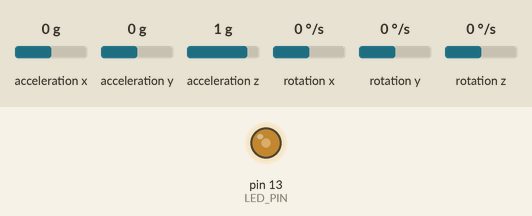
A sketch run on a simulated Arduino Uno, built with avr-gcc and run on an emulated ATmega328P. Shown: output pins drawn as LEDs (lit = HIGH). Inputs (shaded band) come from the test bench; at power-on: acceleration y 0 g, acceleration x 0 g, acceleration z 1 g, rotation x 0 °/s, rotation y 0 °/s, rotation z 0 °/s. What the sketch prints to the serial monitor is not drawn.

Above: at 1.2 s.
1.3 s: acceleration y set to 0.8 g
4.3 s: acceleration x set to -1.4 g
6.0 s: acceleration z set to 0 g
9.0 s: acceleration z set to -1.4 g
10.5 s: acceleration y set to -1.4 g
At 13.3 s:
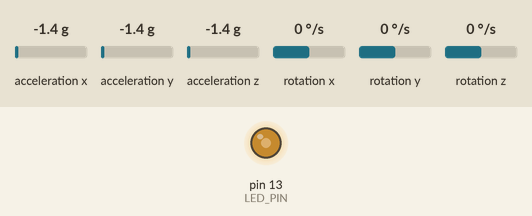
13.5 s: rotation x set to 6 °/s
16.5 s: rotation x set to 9 °/s
At 16.9 s:
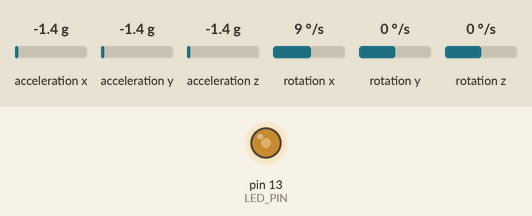
Timing chart, 0 to 20.5 s (numbered marks = the images above; inputs shaded):
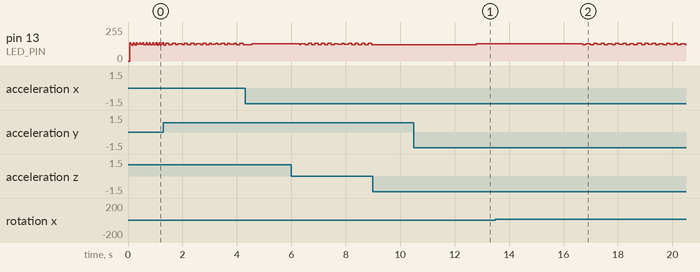

Measured:
- after the input at 9.0 s, pin 13 (LED_PIN): stops changing and stays 123/255
- after the input at 10.5 s, pin 13 (LED_PIN): 123/255 → 129/255 after 2.3 s
- after the input at 16.5 s, pin 13 (LED_PIN): 129/255 → 123/255 after 0.21 s, → 130/255 0.12 s later, → 122/255 0.16 s later, → 132/255 0.12 s later, … (29 changes in this stretch)

The sketch:

MPU6050_test_code_ino.ino
```cpp
// I2C device class (I2Cdev) demonstration Arduino sketch for MPU6050 class
// 10/7/2011 by Jeff Rowberg <jeff@rowberg.net>
// Updates should (hopefully) always be available at https://github.com/jrowberg/i2cdevlib
//
// Changelog:
//      2013-05-08 - added multiple output formats
//                 - added seamless Fastwire support
//      2011-10-07 - initial release

/* ============================================
I2Cdev device library code is placed under the MIT license
Copyright (c) 2011 Jeff Rowberg

Permission is hereby granted, free of charge, to any person obtaining a copy
of this software and associated documentation files (the "Software"), to deal
in the Software without restriction, including without limitation the rights
to use, copy, modify, merge, publish, distribute, sublicense, and/or sell
copies of the Software, and to permit persons to whom the Software is
furnished to do so, subject to the following conditions:

The above copyright notice and this permission notice shall be included in
all copies or substantial portions of the Software.

THE SOFTWARE IS PROVIDED "AS IS", WITHOUT WARRANTY OF ANY KIND, EXPRESS OR
IMPLIED, INCLUDING BUT NOT LIMITED TO THE WARRANTIES OF MERCHANTABILITY,
FITNESS FOR A PARTICULAR PURPOSE AND NONINFRINGEMENT. IN NO EVENT SHALL THE
AUTHORS OR COPYRIGHT HOLDERS BE LIABLE FOR ANY CLAIM, DAMAGES OR OTHER
LIABILITY, WHETHER IN AN ACTION OF CONTRACT, TORT OR OTHERWISE, ARISING FROM,
OUT OF OR IN CONNECTION WITH THE SOFTWARE OR THE USE OR OTHER DEALINGS IN
THE SOFTWARE.
===============================================
*/

// I2Cdev and MPU6050 must be installed as libraries, or else the .cpp/.h files
// for both classes must be in the include path of your project
#include "I2Cdev.h"
#include "MPU6050.h"

// Arduino Wire library is required if I2Cdev I2CDEV_ARDUINO_WIRE implementation
// is used in I2Cdev.h
#if I2CDEV_IMPLEMENTATION == I2CDEV_ARDUINO_WIRE
    #include "Wire.h"
#endif

// class default I2C address is 0x68
// specific I2C addresses may be passed as a parameter here
// AD0 low = 0x68 (default for InvenSense evaluation board)
// AD0 high = 0x69
MPU6050 accelgyro;
//MPU6050 accelgyro(0x69); // <-- use for AD0 high

int16_t ax, ay, az;
int16_t gx, gy, gz;


// uncomment "OUTPUT_READABLE_ACCELGYRO" if you want to see a tab-separated
// list of the accel X/Y/Z and then gyro X/Y/Z values in decimal. Easy to read,
// not so easy to parse, and slow(er) over UART.
#define OUTPUT_READABLE_ACCELGYRO

// uncomment "OUTPUT_BINARY_ACCELGYRO" to send all 6 axes of data as 16-bit
// binary, one right after the other. This is very fast (as fast as possible
// without compression or data loss), and easy to parse, but impossible to read
// for a human.
//#define OUTPUT_BINARY_ACCELGYRO


#define LED_PIN 13
bool blinkState = false;

void setup() {
    // join I2C bus (I2Cdev library doesn't do this automatically)
    #if I2CDEV_IMPLEMENTATION == I2CDEV_ARDUINO_WIRE
        Wire.begin();
    #elif I2CDEV_IMPLEMENTATION == I2CDEV_BUILTIN_FASTWIRE
        Fastwire::setup(400, true);
    #endif

    // initialize serial communication
    // (38400 chosen because it works as well at 8MHz as it does at 16MHz, but
    // it's really up to you depending on your project)
    Serial.begin(115200);

    // initialize device
    Serial.println("Initializing I2C devices...");
    accelgyro.initialize();

    // verify connection
    Serial.println("Testing device connections...");
    Serial.println(accelgyro.testConnection() ? "MPU6050 connection successful" : "MPU6050 connection failed");

    // use the code below to change accel/gyro offset values
    /*
    Serial.println("Updating internal sensor offsets...");
    // -76	-2359	1688	0	0	0
    Serial.print(accelgyro.getXAccelOffset()); Serial.print("\t"); // -76
    Serial.print(accelgyro.getYAccelOffset()); Serial.print("\t"); // -2359
    Serial.print(accelgyro.getZAccelOffset()); Serial.print("\t"); // 1688
    Serial.print(accelgyro.getXGyroOffset()); Serial.print("\t"); // 0
    Serial.print(accelgyro.getYGyroOffset()); Serial.print("\t"); // 0
    Serial.print(accelgyro.getZGyroOffset()); Serial.print("\t"); // 0
    Serial.print("\n");
    accelgyro.setXGyroOffset(220);
    accelgyro.setYGyroOffset(76);
    accelgyro.setZGyroOffset(-85);
    Serial.print(accelgyro.getXAccelOffset()); Serial.print("\t"); // -76
    Serial.print(accelgyro.getYAccelOffset()); Serial.print("\t"); // -2359
    Serial.print(accelgyro.getZAccelOffset()); Serial.print("\t"); // 1688
    Serial.print(accelgyro.getXGyroOffset()); Serial.print("\t"); // 0
    Serial.print(accelgyro.getYGyroOffset()); Serial.print("\t"); // 0
    Serial.print(accelgyro.getZGyroOffset()); Serial.print("\t"); // 0
    Serial.print("\n");
    */

    // configure Arduino LED for
    pinMode(LED_PIN, OUTPUT);
}

void loop() {
    // read raw accel/gyro measurements from device
    accelgyro.getMotion6(&ax, &ay, &az, &gx, &gy, &gz);

    // these methods (and a few others) are also available
    //accelgyro.getAcceleration(&ax, &ay, &az);
    //accelgyro.getRotation(&gx, &gy, &gz);

    #ifdef OUTPUT_READABLE_ACCELGYRO
        // display tab-separated accel/gyro x/y/z values
        Serial.print("");
        Serial.print(ax); Serial.print(",");
        Serial.print(ay); Serial.print(",");
        Serial.print(az); Serial.print(",");
        Serial.print(gx); Serial.print(",");
        Serial.print(gy); Serial.print(",");
        Serial.println(gz);
    #endif

    #ifdef OUTPUT_BINARY_ACCELGYRO
        Serial.write((uint8_t)(ax >> 8)); Serial.write((uint8_t)(ax & 0xFF));
        Serial.write((uint8_t)(ay >> 8)); Serial.write((uint8_t)(ay & 0xFF));
        Serial.write((uint8_t)(az >> 8)); Serial.write((uint8_t)(az & 0xFF));
        Serial.write((uint8_t)(gx >> 8)); Serial.write((uint8_t)(gx & 0xFF));
        Serial.write((uint8_t)(gy >> 8)); Serial.write((uint8_t)(gy & 0xFF));
        Serial.write((uint8_t)(gz >> 8)); Serial.write((uint8_t)(gz & 0xFF));
    #endif

    // blink LED to indicate activity
    blinkState = !blinkState;
    digitalWrite(LED_PIN, blinkState);
}
```
